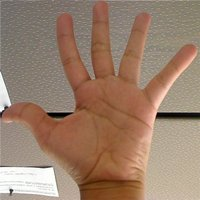
%> input picture test/Histogram_Comparison_Source_0.jpg, 200 x 200 px
$ octave --eval "createColorHistograms('../test/Histogram_Comparison_Source_0.jpg');"   (GNU Octave 9; MATLAB toolbox functions it lacks are replaced by stand-ins)
%> lines starting %> are read from the running program, lines starting %| are printed output that depends on the picture
%============================================================
% createColorHistograms(im_str)
% im_str can be an image file location or a three-dimensional array
%============================================================

%============================================================
% Copyright (C) 2007-2008 Chaitanya Sai Gaddam (gsc at cns.bu dot edu)
% http://www.discerniblepreferences.com
% Redistribution and use in source and binary forms, with or without
% modification, are permitted provided that the following conditions
% are met:
% 1. Redistributions of source code must retain the above copyright
%    notice, this list of conditions and the following disclaimer.
% 2. Redistributions in binary form must reproduce the above copyright
%    notice, this list of conditions and the following disclaimer in the
%    documentation and/or other materials provided with the distribution.
% 3. Neither the name of the Chaitanya Sai Gaddam nor the names of its contributors
%    may be used to endorse or promote products derived from this software
%    without specific prior written permission.
%
% THIS SOFTWARE IS PROVIDED BY THE REGENTS AND CONTRIBUTORS ``AS IS'' AND
% ANY EXPRESS OR IMPLIED WARRANTIES, INCLUDING, BUT NOT LIMITED TO, THE
% IMPLIED WARRANTIES OF MERCHANTABILITY AND FITNESS FOR A PARTICULAR PURPOSE
% ARE DISCLAIMED.  IN NO EVENT SHALL THE REGENTS OR CONTRIBUTORS BE LIABLE
% FOR ANY DIRECT, INDIRECT, INCIDENTAL, SPECIAL, EXEMPLARY, OR CONSEQUENTIAL
% DAMAGES (INCLUDING, BUT NOT LIMITED TO, PROCUREMENT OF SUBSTITUTE GOODS
% OR SERVICES; LOSS OF USE, DATA, OR PROFITS; OR BUSINESS INTERRUPTION)
% HOWEVER CAUSED AND ON ANY THEORY OF LIABILITY, WHETHER IN CONTRACT, STRICT
% LIABILITY, OR TORT (INCLUDING NEGLIGENCE OR OTHERWISE) ARISING IN ANY WAY
% OUT OF THE USE OF THIS SOFTWARE, EVEN IF ADVISED OF THE POSSIBILITY OF
% SUCH DAMAGE.
%============================================================


function createColorHistograms(im_str)
%> called with im_str = '../test/Histogram_Comparison_Source_0.jpg'

if ~isstr(im_str)
    if ndims(im_str)==3
        try
            col_array_vals=double(im_str);
        catch
            disp('Input is not a valid three-dimensional array');
            return;
        end
    end
else
    try
        col_array_vals=double(imread(im_str));
        if ndims(col_array_vals)~=3
            disp('Input is not a valid three-dimensional array');
            return;
        end

    catch
        disp('Input string does not point to a valid image file');
        return;
    end
end


%===
%res_val: Binning resolution. Increasing the value gives coarsers bins
%===
res_val=25;


%===
%t_count: Color triplets are converted to a single value for purposes of
%binning
%===
t_count=res_val*floor(col_array_vals(:,:,1)/res_val)+256*(res_val*floor(col_array_vals(:,:,2)/res_val))+256*256*(res_val*floor(col_array_vals(:,:,3)/res_val));
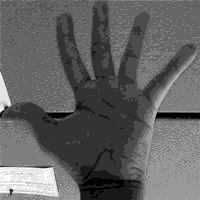
%> t_count: size 200x200 double; min 0, max 16448250, mean 6319874.4; drawn with min black and max white
t_count=sort(t_count(:));

%===
% Use unique to calculate the number of triplets (ind_last-ind_first) in each bin
%===
[col_val,ind_first]=unique(t_count,'first');
%> col_val = 101 values from 0 to 16448250; ind_first = 101 values from 1 to 39634
[col_val,ind_last]=unique(t_count,'last');
%> ind_last = 101 values from 228 to 40000

disp('Drawing color bars')
colorbars(col_val,ind_last-ind_first,1/3,1/4)
disp('Drawing color cloud')
colorcloud(col_val,ind_last-ind_first,1/3,1/4)
disp('Drawing image')
figure(3)
set(gcf,'position',[5   61   274   236]);
imshow(col_array_vals/255)


function colorbars(triplet_color,triplet_freq,varargin)

if nargin==2
    color_pow=1/3;
    freq_pow=1/4;
else
    color_pow=varargin{1};
%> color_pow = 0.333
    freq_pow=varargin{2};
%> freq_pow = 0.25
end


%===
% Randomize bin ordering
%===
N_rand=randperm(length(triplet_freq));
triplet_freq=sqrt(triplet_freq(N_rand));
%> triplet_freq = 101 values, max 69.78 at index 97, min 0 at index 6, mean 12.68
triplet_color=triplet_color(N_rand);
%> triplet_color = 101 values, max 16448250 at index 91, min 0 at index 19, mean 7348429.5


%===
% Reconstruct color triplets from col_val
% Sphere triplets
%===
triplet_color=([rem(triplet_color,256) floor(rem(triplet_color,256*256)/256) floor(triplet_color/(256*256))]/255);
%> triplet_color = 101 rows, first 12: [0.784 0.784 0.784; 0.784 0.686 0.686; 0.588 0.392 0.392; 0.49 0.392 0.196; 0.49 0.49 0.49; 0.196 0 0; 0.882 0.784 0.686; 0.49 0.392 0.294; 0.784 0.588 0.392; 0.686 0.686 0.49; 0.784 0.882 0.882; 0.784 0.49 0.49]
triplet_color_norm=triplet_color./repmat(((sum(triplet_color.^(1),2))+.005),1,3);
%> triplet_color_norm = 101 rows, first 12: [0.333 0.333 0.333; 0.363 0.317 0.317; 0.427 0.285 0.285; 0.452 0.362 0.181; 0.332 0.332 0.332; 0.975 0 0; 0.374 0.333 0.291; 0.415 0.332 0.249; 0.443 0.332 0.222; 0.367 0.367 0.262; 0.307 0.345 0.345; 0.443 0.277 0.277]
max(triplet_color_norm)
%> ans = [0.975 0.488 0.951]
triplet_diff=sum(abs(triplet_color_norm-repmat(triplet_color_norm(end,:),size(triplet_color_norm,1),1)),2);
%> triplet_diff = 101 values, max 1.37 at index 6, min 0 at index 101, mean 0.279
%===
% colors are sorted with red [.9 0 0] as the anchor
%===
triplet_diff=sum(abs(triplet_color_norm-repmat([.9 0 0],size(triplet_color_norm,1),1)),2);
%> triplet_diff = 101 values, max 1.85 at index 38, min 0.0515 at index 24, mean 1.05

max(triplet_diff)
%> ans = 1.85
%===
% color_pow and freq_pow are used to obtain a suitable spacing of colors
% Ordering of a triplet in 2-d gives us an extra degree of freedom.
% How do we use this to align perceptual distance and euclidean distance?
%===
triplet_diff=(triplet_diff/max(triplet_diff).^(color_pow))+(triplet_freq*0).^(freq_pow);
%> triplet_diff = 101 values, max 1.51 at index 38, min 0.0419 at index 24, mean 0.856


[d,inds_sort]=sort(triplet_diff);
%> d = 101 values from 0.0419 to 1.51; inds_sort = 101 values, max 101 at index 98, min 1 at index 86, mean 51
triplet_freq=(triplet_freq(inds_sort));
%> triplet_freq = 101 values, max 69.78 at index 23, min 0 at index 2, mean 12.68
triplet_color=(triplet_color(inds_sort,:));
%> triplet_color = 101 rows, first 12: [0.098 0 0; 0.196 0 0; 0.392 0.098 0; 0.294 0.098 0; 0.392 0.196 0; 0.196 0.098 0; 0.49 0.196 0.098; 0.294 0.098 0.098; 0.294 0.196 0; 0.392 0.196 0.098; 0.49 0.294 0.098; 0.49 0.196 0.196]

num_bars=length(triplet_color);
%> num_bars = 101
max_val=max(triplet_freq);
%> max_val = 69.78

close all;
figure(1);
axis([0 num_bars 0 1]);

for i=1:num_bars
    tempColor=min(triplet_color(i,:),.9);
    %===
    % Use patch to draw individual bars
    %===

    patch([i-1 i-1 i i],...
        [0 triplet_freq(i)/(max_val+1) triplet_freq(i)/(max_val+1) 0],...
        tempColor,...
        'edgecolor',...
        tempColor);
end
%> this loop made 101 passes
%> tempColor on passes 1 to 12: [0.098 0 0], [0.196 0 0], [0.392 0.098 0], [0.294 0.098 0], [0.392 0.196 0], [0.196 0.098 0], [0.49 0.196 0.098], [0.294 0.098 0.098], [0.294 0.196 0], [0.392 0.196 0.098], [0.49 0.294 0.098], [0.49 0.196 0.196]

set(gca,'xticklabel','')
set(gca,'yticklabel','')
set(gcf,'position',[5 378 560 420]);
set(gca,'visible','off')


function colorcloud(triplet_color,triplet_freq,varargin)

if nargin==2
    color_pow=1/3;
    freq_pow=1/4;
else
    color_pow=varargin{1};
    freq_pow=varargin{2};
end

%===
% Randomize bin ordering
%===

N_rand=randperm(length(triplet_freq));
triplet_freq=sqrt(triplet_freq(N_rand));
%> triplet_freq = 101 values, max 69.78 at index 34, min 0 at index 3, mean 12.68
triplet_color=triplet_color(N_rand);
%> triplet_color = 101 values, max 16448250 at index 43, min 0 at index 46, mean 7348429.5

%===
% Reconstruct color triplets from col_val
% Sphere triplets
%===

triplet_color=([rem(triplet_color,256) floor(rem(triplet_color,256*256)/256) floor(triplet_color/(256*256))]/255);
%> triplet_color = 101 rows, first 12: [0.784 0.784 0.784; 0.392 0.294 0.196; 0.588 0.686 0.686; 0.294 0.196 0.098; 0.098 0 0; 0.98 0.784 0.686; 0.686 0.392 0.294; 0.784 0.686 0.784; 0.392 0.294 0.098; 0.392 0.196 0.196; 0.882 0.784 0.588; 0.392 0.196 0.098]
triplet_color_norm=triplet_color./repmat(((sum(triplet_color.^(1),2))+.005),1,3);
%> triplet_color_norm = 101 rows, first 12: [0.333 0.333 0.333; 0.442 0.331 0.221; 0.299 0.349 0.349; 0.496 0.331 0.165; 0.951 0 0; 0.399 0.319 0.279; 0.498 0.285 0.214; 0.347 0.304 0.347; 0.497 0.373 0.124; 0.497 0.248 0.248; 0.39 0.347 0.26; 0.567 0.284 0.142]
max(triplet_color_norm)
%> ans = [0.975 0.488 0.951]
triplet_diff=sum(abs(triplet_color_norm-repmat(triplet_color_norm(end,:),size(triplet_color_norm,1),1)),2);
%> triplet_diff = 101 values, max 1.37 at index 64, min 0 at index 101, mean 0.329
triplet_diff=sum(abs(triplet_color_norm-repmat([.9 0 0],size(triplet_color_norm,1),1)),2);
%> triplet_diff = 101 values, max 1.85 at index 51, min 0.0515 at index 5, mean 1.05

max(triplet_diff)
%> ans = 1.85
triplet_diff=(triplet_diff/max(triplet_diff).^(color_pow))+(triplet_freq*0).^(freq_pow);
%> triplet_diff = 101 values, max 1.51 at index 51, min 0.0419 at index 5, mean 0.856


[d,inds_sort]=sort(triplet_diff);
%> inds_sort = 101 values, max 101 at index 99, min 1 at index 86, mean 51
triplet_freq=(triplet_freq(inds_sort));
%> triplet_freq = 101 values, max 69.78 at index 19, min 0 at index 2, mean 12.68
triplet_color=(triplet_color(inds_sort,:));
%> triplet_color = 101 rows, first 12: [0.098 0 0; 0.196 0 0; 0.392 0.098 0; 0.294 0.098 0; 0.392 0.196 0; 0.196 0.098 0; 0.49 0.196 0.098; 0.294 0.098 0.098; 0.294 0.196 0; 0.392 0.196 0.098; 0.49 0.294 0.098; 0.49 0.196 0.196]

num_bars=length(triplet_color);
max_val=max(triplet_freq);


figure(2);
axis([-.2 1.2 -.2 1.2]);
hold on;

num_total_freq=sum(triplet_freq);
%> num_total_freq = 1280.9
disp(num_total_freq)
%| 1280.9

%===
% (Exp. A)
% The bins of triplet frequencies seem to follow a power law.
% Plotting a very large number for one triplet bin is unnecessary, so the
% number of points plotted for the maximally frequent triplet is set to 100
% and the median frequency is set to have about 45 points plotted
% (hence the number 45) in the equation below

%===
triplet_freq_normalizer=45/(median(unique(triplet_freq))*15);
%> triplet_freq_normalizer = 0.275


for i=1:num_bars
    tempColor=triplet_color(i,:);
    dist_scatter=min((triplet_freq(i)*100/num_total_freq),.1);

    %===
    % see (Exp. A) aboce
    %===
    for j=1:min(ceil(triplet_freq(i)*15*triplet_freq_normalizer),100)

        %===
        % A scatter cloud is produced for each bin by assigning a radius to
        % each cloud that is proportional to the number of triplets in that
        % bin. Therefore, a color appearing frequently in the image will
        % have a larger scatter radius.
        %===
        r_dist=rand*dist_scatter;
        r_angle=rand*pi*2;
        x_val=sigmoidVal((tempColor(2)-tempColor(1)+1)*.5,8);
        %x_exp=.8+round(1-x_val);
        x_val=(x_val)+r_dist*cos(r_angle);
        y_val=(tempColor(3)+.1)/(tempColor(2)+tempColor(1)+tempColor(3)+.3);
        y_val=y_val+r_dist*sin(r_angle);

        plot(x_val,...
            y_val,...
            '.',...
            'markerfacecolor',min(tempColor,.9),...
            'markeredgecolor',min(tempColor,.9));
    end

end

set(gca,'xticklabel','')
set(gca,'yticklabel','')
set(gcf,'position',[573 380 560 420]);
axis equal;
axis tight;
axis([-.03 1.03 -.03 1.03]);
set(gca,'visible','off')


function y_val=sigmoidVal(x_val,varargin)

if nargin==1
    multip_val=15;
else
    multip_val=varargin{1};
end

y_val=1./(1+exp(-(x_val-.5)*multip_val));
%> (the run ends here)
